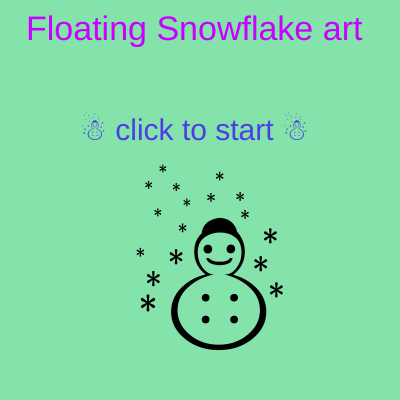
Frame 1 (no input)
Frame 60 (no input): identical to frame 1, image omitted
Frame 120 (the mouse pressed at the canvas centre since frame 60): identical to frame 1, image omitted

The p5.js sketch that drew this single still picture (run headless with seeded random() and noise() and a simulated clock; from frame 60 on, the mouse is pressed at the canvas centre):

// p5.js sketch
// ── sketch.js
let pageNum = 0;
let square = new Mover();
let floatingSquares = [];

function setup() {
  createCanvas(400, 400);
  //tells the program the max amount of squares it can draw
  for (let totalSquares = 0; totalSquares < 400; totalSquares++) {
    floatingSquares[totalSquares] = new Mover();
  }
}

function draw() {
  //when you click it changes scenes
  mouseClicked = function() {
    pageNum++;
  }
  //title page and main page
  if (pageNum == 0) {
    background(132, 227, 170);
    fill(200, 0, 255);
    textSize(34);
    text("Floating Snowflake art", 26, 40);
    textSize(30);
    fill(78, 60, 232);
    text("☃ click to start ☃", 80, 140);
    textSize(200);
    fill(0,0,0);
    text("☃",120,350);
  } else if (pageNum == 1) {
    background(100, 70, 100);
  
    //makes the squares move and have color 
    for (let i = 0; i < 400; i++) {
      floatingSquares[i].update();
      floatingSquares[i].show();
    }
    //end page
  } else if (pageNum == 2) {
    background(240, 240, 141);
    textSize(28);  
    fill(138, 42, 222);
    text("thanks for watching remember \nto like comment and subscribe", 10, 150);
    
    text("☃  ☺  ☃",100,300);
  
  }
  }
  //the end
// ── mover.js
var Mover = function(){
  this.x= 400/2;
  this.y = 400/2;
  
};

Mover.prototype.update = function(){
    this.x+=random(-5,5);
    this.y +=random(-5,5);
};

Mover.prototype.show = function(){
     //color of the snowflakes
  textSize(30);  fill(random(100,255),random(220,255),random(220,255));
    noStroke();
    //rect(this.x, this.y,10,10);
    text("❄",this.x,this.y);

};
